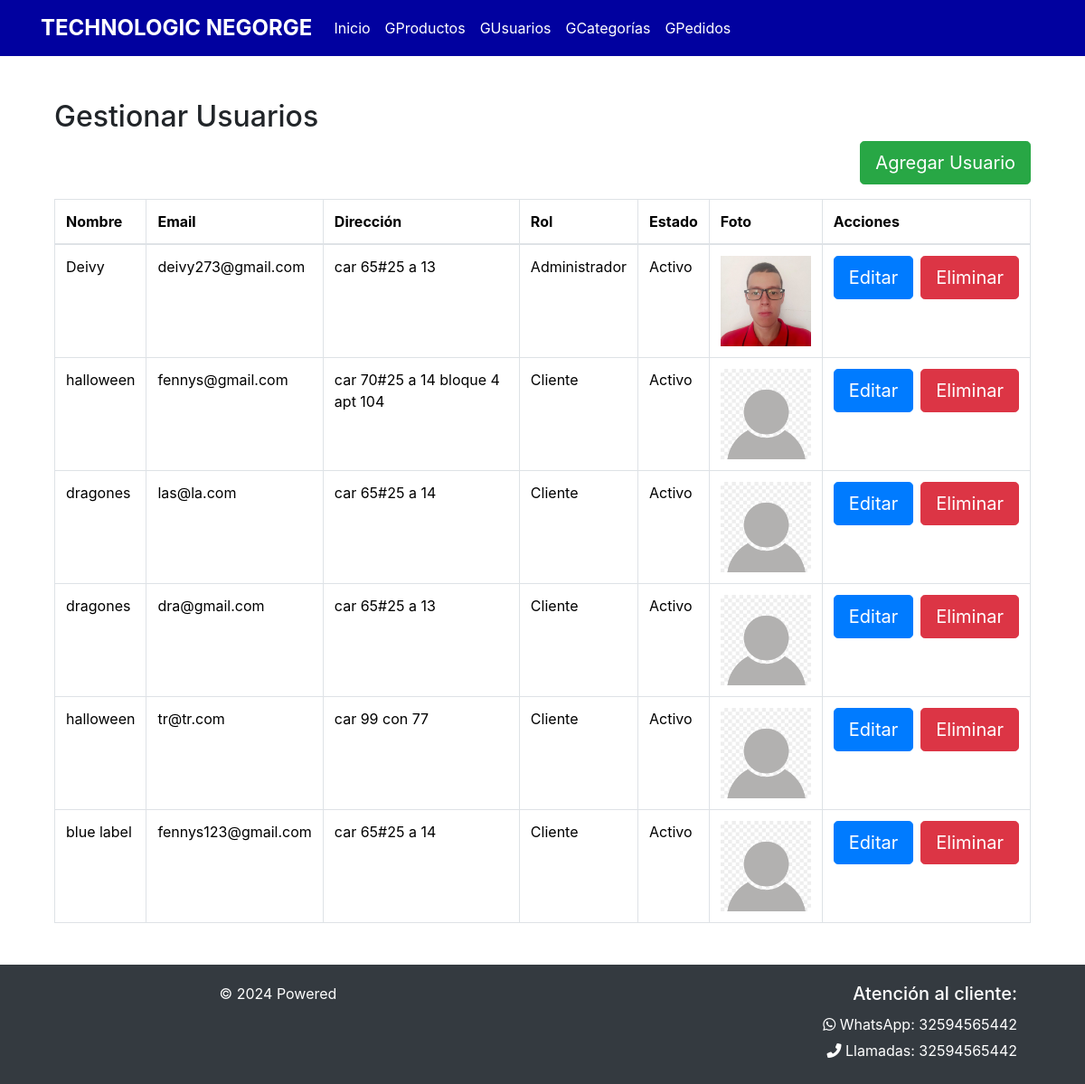
The app's page /gestionar-usuarios/ (signed in) with its own data.
### concentrado_equino/models.py (models this page shows, shortened)
class Usuario(AbstractUser):
    nombre = models.CharField(max_length=100, blank=False, null=False)
    email = models.EmailField(unique=True, blank=False, null=False)
    direccion = models.CharField(max_length=200, blank=False, null=False)
    password = models.CharField(max_length=100, blank=False, null=False)
    ROLES = (
        (1, "Administrador"),
        (2, "Vendedor"),
        (3, "Cliente"),
    )
    rol = models.IntegerField(choices=ROLES, default=3)
    ESTADO = (
        (1, "Activo"),
        (2, "Bloqueado"),
    )
    estado = models.IntegerField(choices=ESTADO, default=1)
    foto = models.ImageField(upload_to='usuarios/', null=True, blank=True, default='usuarios/default.png')
    token_recuperar = models.CharField(max_length=254, default="", blank=True, null=True)
    groups = models.ManyToManyField(
        'auth.Group',
        related_name='usuario_groups',
        blank=True
    )
    user_permissions = models.ManyToManyField(
        'auth.Permission',
        related_name='usuario_permissions',
        blank=True
    )
    objects = CustomUserManager()
    USERNAME_FIELD = 'email'
    REQUIRED_FIELDS = ['nombre']

### concentrado_equino/views.py (the view, shortened to what this page needs)
# urls.py: path('gestionar-usuarios/', views.gestionar_usuarios, name='gestionar_usuarios'),
@login_required
def gestionar_usuarios(request):
    if request.user.rol != 1:
        return redirect('perfil')
    usuarios = Usuario.objects.all()
    form = UsuarioForm()
    return render(request, 'Equino/usuario/gestionar_usuario.html', {'usuarios': usuarios, 'form': form})

### concentrado_equino/templates/Equino/usuario/gestionar_usuario.html (shortened to what this page needs)
{% extends 'Equino/barNavInicio.html' %}
{% load static %}
{% block contenedor %}
<div class="container mt-5">
    <h2>Gestionar Usuarios</h2>
    <div class="d-flex justify-content-end mb-3">
        <button type="button" class="btn btn-success btn-lg" data-bs-toggle="modal" data-bs-target="#agregarUsuarioModal">
            Agregar Usuario
        </button>
    </div>
    <div class="table-responsive">
        <table class="table table-bordered table-hover">
            <thead>
                <tr>
                    <th>Nombre</th>
                    <th>Email</th>
                    <th>Dirección</th>
                    <th>Rol</th>
                    <th>Estado</th>
                    <th>Foto</th>
                    <th>Acciones</th>
                </tr>
            </thead>
            <tbody>
                {% for usuario in usuarios %}
                <tr>
                    <td>{{ usuario.nombre }}</td>
                    <td>{{ usuario.email }}</td>
                    <td>{{ usuario.direccion }}</td>
                    <td>{{ usuario.get_rol_display }}</td>
                    <td>{{ usuario.get_estado_display }}</td>
                    <td><img src="{{ usuario.foto.url }}" alt="{{ usuario.nombre }}" style="width: 100px; height: 100px;"></td>
                    <td>
                        <div class="d-flex justify-content-between">
                            <button type="button" class="btn btn-primary btn-lg me-2" data-bs-toggle="modal" data-bs-target="#editarUsuarioModal{{ usuario.id }}">
                                Editar
                            </button>
                            <form method="post" style="display:inline;">
                                <button type="submit" name="eliminar" value="{{ usuario.id }}" class="btn btn-danger btn-lg" onclick="return confirm('¿Está seguro de eliminar este usuario?');">
                                    Eliminar
                                </button>
                            </form>
                        </div>
                    </td>
                </tr>
                {% endfor %}
            </tbody>
        </table>
    </div>
</div>
{% endblock %}

### records on screen
Usuario: nombre "Deivy", email "deivy273@gmail.com", direccion "car 65#25 a 13", rol "Administrador", estado "Activo", foto (picture), {{ usuario.id }} 1 (drawn)
Usuario: nombre "halloween", email "fennys@gmail.com", direccion "car 70#25 a 14 bloque 4 apt 104", rol "Cliente", estado "Activo", foto (placeholder picture), {{ usuario.id }} 2 (drawn)
Usuario: nombre "dragones", email "las@la.com", direccion "car 65#25 a 14", rol "Cliente", estado "Activo", foto (placeholder picture), {{ usuario.id }} 3 (drawn)
Usuario: nombre "dragones", email "dra@gmail.com", direccion "car 65#25 a 13", rol "Cliente", estado "Activo", foto (placeholder picture), {{ usuario.id }} 6 (drawn)
Usuario: nombre "halloween", email "tr@tr.com", direccion "car 99 con 77", rol "Cliente", estado "Activo", foto (placeholder picture), {{ usuario.id }} 8 (drawn)
Usuario: nombre "blue label", email "fennys123@gmail.com", direccion "car 65#25 a 14", rol "Cliente", estado "Activo", foto (placeholder picture), {{ usuario.id }} 9 (drawn)
